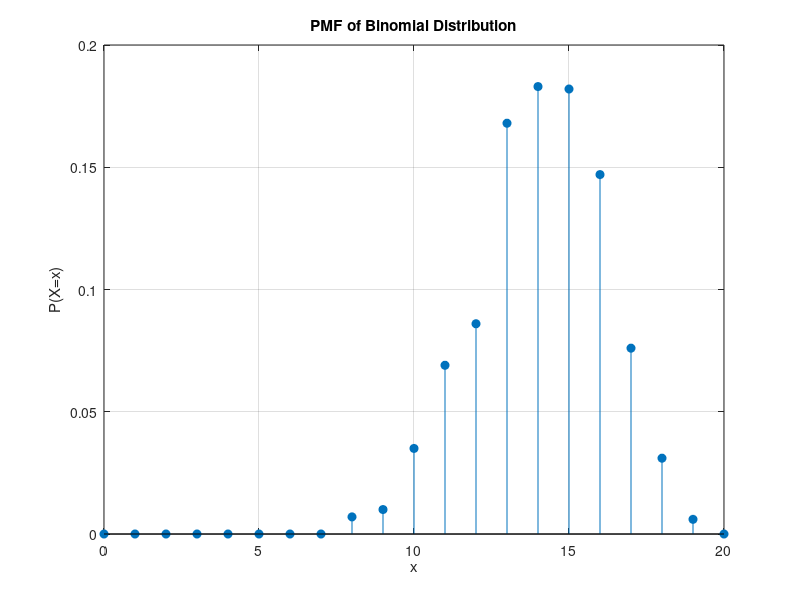
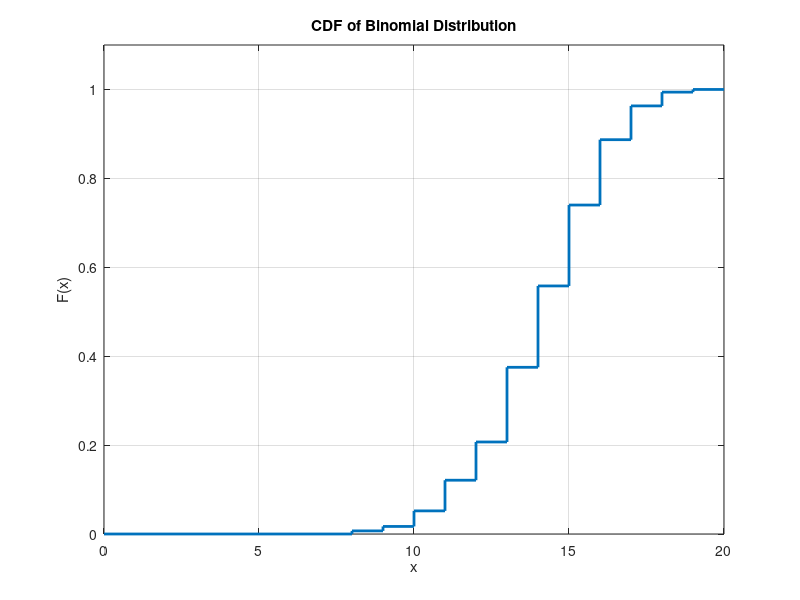
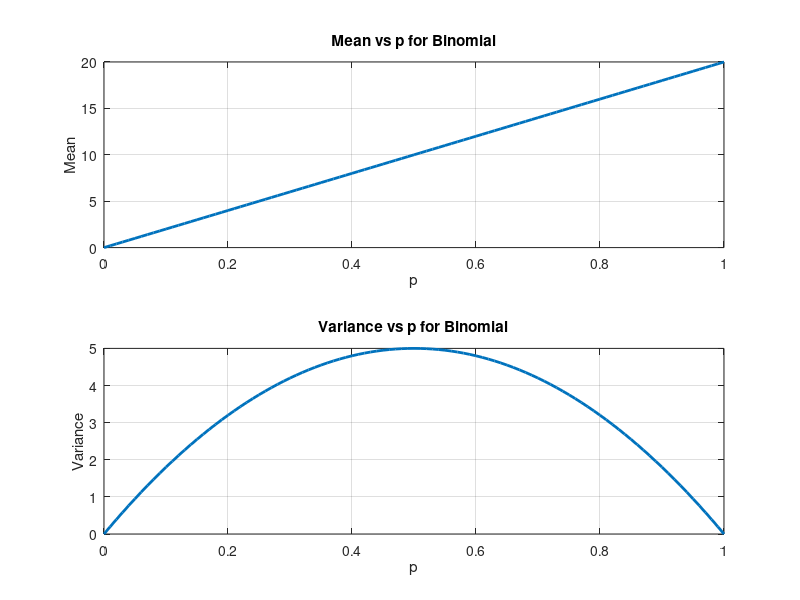

These figures' MATLAB source, in order:
clc;
clear all;
close all;

%====================================================
%        Binomial Distribution Simulation
%====================================================

% probability of success
p = 0.7;

% number of Bernoulli trials in one experiment
n = 20;

% number of repeated experiments
N_exp = 1000;

fprintf('Binomial Simulation Started ...\n');
fprintf('p = %.2f\n',p);
fprintf('n = %d\n',n);
fprintf('Number of Experiments = %d\n',N_exp);
fprintf('=====================================\n');

%====================================================
% Step 1: Pre-allocation
%====================================================

binomial_result = zeros(1,N_exp);

%====================================================
% Step 2: Repeat experiment many times
%====================================================

for k = 1:N_exp
    
    % generate random numbers for one experiment
    random_value = rand(1,n);
    
    % Bernoulli trials (0 or 1)
    success = random_value <= p;
    
    % count number of successes
    binomial_result(k) = sum(success);
    
end

%====================================================
% Display first samples
%====================================================

fprintf('First 20 Binomial Samples:\n');
disp(binomial_result(1:20));

fprintf('=====================================\n');

%====================================================
% Statistical Calculations from Simulation
%====================================================

mean_sim = mean(binomial_result);
var_sim  = var(binomial_result,1);
std_sim  = std(binomial_result,1);

fprintf('Simulation Results:\n');
fprintf('Mean = %.4f\n',mean_sim);
fprintf('Variance = %.4f\n',var_sim);
fprintf('Standard Deviation = %.4f\n',std_sim);

fprintf('=====================================\n');

%====================================================
% Theoretical Values
%====================================================

mean_theory = n*p;
var_theory  = n*p*(1-p);
std_theory  = sqrt(var_theory);

fprintf('Theoretical Results:\n');
fprintf('Mean = %.4f\n',mean_theory);
fprintf('Variance = %.4f\n',var_theory);
fprintf('Standard Deviation = %.4f\n',std_theory);

fprintf('=====================================\n');

%====================================================
% PMF Estimation
%====================================================

x_value = 0:n;
pmf_value = zeros(size(x_value));

for i = 1:length(x_value)
    pmf_value(i) = sum(binomial_result == x_value(i)) / N_exp;
end

figure
stem(x_value,pmf_value,'filled');
grid on
xlabel('x');
ylabel('P(X=x)');
title('PMF of Binomial Distribution');

%====================================================
% CDF Estimation
%====================================================

cdf_value = cumsum(pmf_value);

figure
stairs(x_value,cdf_value,'LineWidth',2);
grid on
xlabel('x');
ylabel('F(x)');
title('CDF of Binomial Distribution');
ylim([0 1.1])

%====================================================
% Effect of changing p on Mean and Variance
%====================================================

p_range = 0:0.01:1;

mean_curve = n * p_range;
var_curve  = n * p_range .* (1-p_range);

figure

subplot(2,1,1)
plot(p_range,mean_curve,'LineWidth',2)
grid on
xlabel('p')
ylabel('Mean')
title('Mean vs p for Binomial')

subplot(2,1,2)
plot(p_range,var_curve,'LineWidth',2)
grid on
xlabel('p')
ylabel('Variance')
title('Variance vs p for Binomial')
